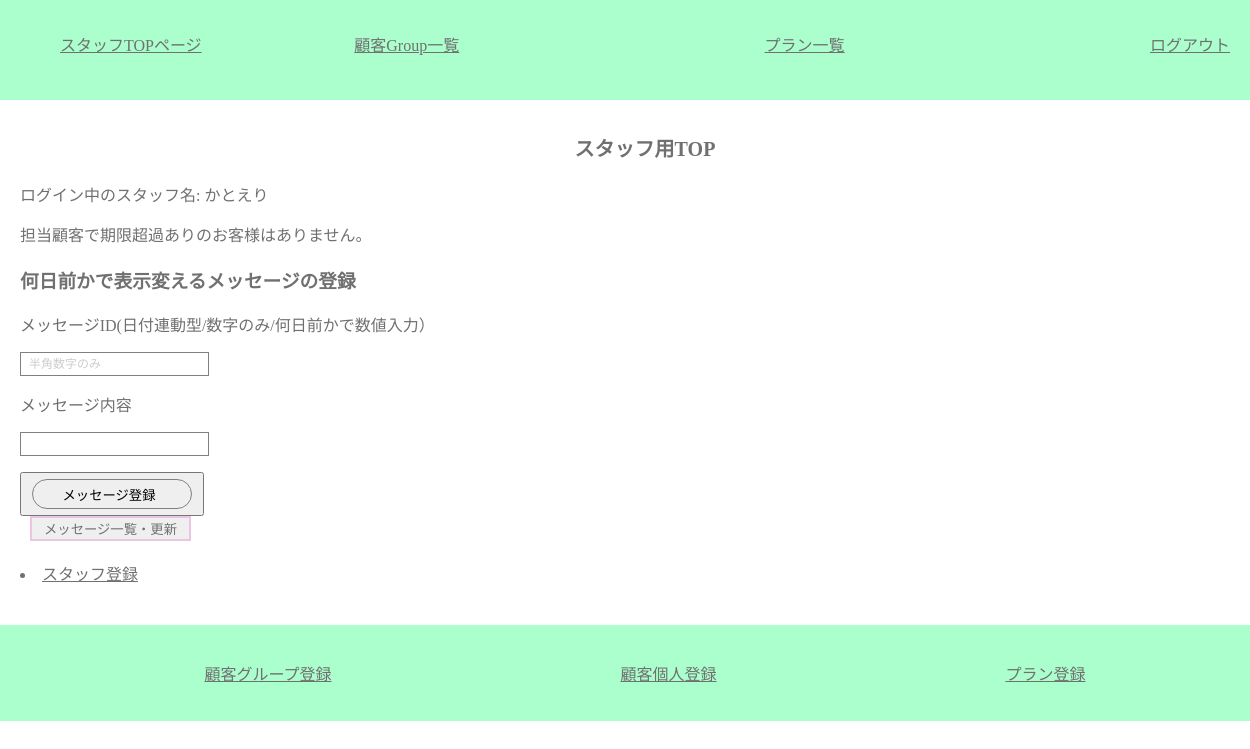
Page /staff/staff_top.php (signed in) on the earlier database version.
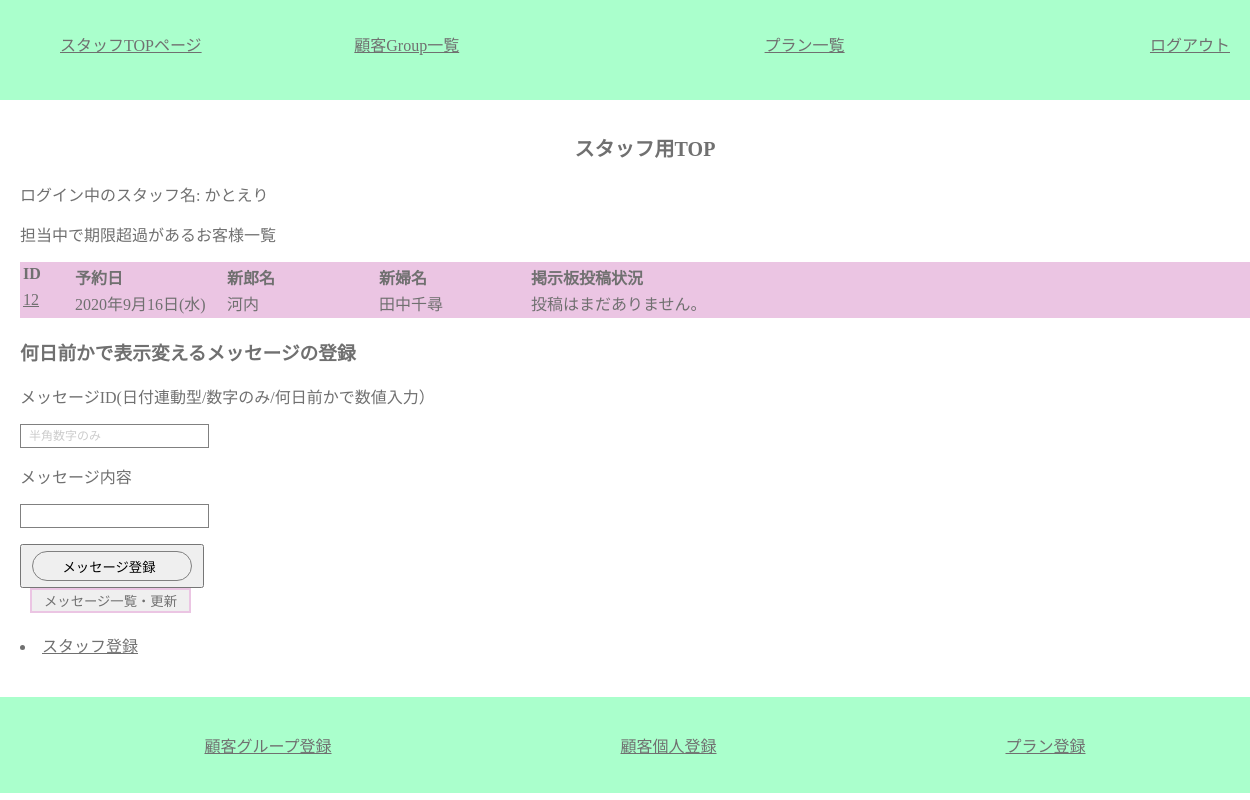
Same page on the later database version.
### tables this page shows
CREATE TABLE `customers` (
  `c_id` varchar(32) NOT NULL,
  `c_group_id` int(11) NOT NULL,
  `c_name` varchar(32) NOT NULL,
  `c_pass` varchar(64) NOT NULL,
  `c_mail` varchar(64) NOT NULL,
  `c_tell` varchar(11) NOT NULL,
  `c_zip` char(7) NOT NULL,
  `c_address` varchar(64) NOT NULL,
  `c_gender` tinyint(1) NOT NULL,
  `c_myphoto` tinyint(1) NOT NULL DEFAULT 0
);

CREATE TABLE `c_groups` (
  `c_group_id` int(11) NOT NULL,
  `p_id` int(11) NOT NULL,
  `reserve_day` date NOT NULL,
  `reserve_time` time NOT NULL,
  `estimate` tinyint(1) NOT NULL,
  `invoce` tinyint(1) NOT NULL,
  `payment` tinyint(1) NOT NULL,
  `d_product` tinyint(1) NOT NULL,
  `new_zip` char(7) NOT NULL,
  `new_address` varchar(64) NOT NULL,
  `before2days` tinyint(1) NOT NULL DEFAULT 0,
  `make_reh` tinyint(1) NOT NULL DEFAULT 0,
  `cos_fixed` tinyint(1) NOT NULL DEFAULT 0,
  `cos_fitting` tinyint(1) NOT NULL DEFAULT 0,
  `place_fixed` tinyint(1) NOT NULL DEFAULT 0,
  `s_id` varchar(32) NOT NULL,
  `limit_over` tinyint(1) NOT NULL
);

### class/meeting.class.php (called while the page is built, shortened)
<?php
class Meeting{
	public $pdo;
	public function __construct(){
		$host  = "localhost";
		$dbname= "meeting_app";
		$dbuser= "root";
		$dbpass= "";
		$dsn = "mysql:host={$host};dbname={$dbname};charset=utf8";
		$this->pdo = new PDO($dsn,$dbuser,$dbpass);
	}
	public function getStaffById($s_id){
		$sql = "SELECT * FROM staff WHERE s_id=:s_id";
		$stmt = $this->pdo->prepare($sql);
		$stmt->bindValue(":s_id",$s_id,PDO::PARAM_STR);
		$stmt->execute();
		$row = $stmt->fetch(PDO::FETCH_ASSOC);
		return $row;
	}
	public function getGroomBrideGrouopAllDate() {
		$sql  ="SELECT groom.c_name AS g_name,bride.c_name AS b_name, ";
		$sql .="reserve_day,p_name,c_groups.c_group_id AS group_id,d_product,payment,limit_over ";
		$sql .="FROM customers AS groom,customers AS bride,c_groups,plans ";
		$sql .="WHERE c_groups.c_group_id=groom.c_group_id ";
		$sql .="AND c_groups.c_group_id=bride.c_group_id ";
		$sql .="AND c_groups.p_id=plans.p_id ";
		$sql .="AND groom.c_gender=0 AND bride.c_gender=1 ";
		$sql .="ORDER BY reserve_day";
		$row = $this->pdo->query($sql);
		return $row;
	}
	public function getLimitOverBySId($s_id){
	 $sql  ="SELECT c_group_id FROM c_groups WHERE s_id=:s_id AND limit_over=1";
	 $stmt = $this->pdo->prepare($sql);
	 $stmt ->bindValue(":s_id",$s_id,PDO::PARAM_STR);
	 $stmt ->execute();
	 $rows =  $stmt->fetch(PDO::FETCH_ASSOC);
	 return $rows;
	}
}
?>

### staff/staff_top.php (the view, shortened to what this page needs)
<?php
function h($str) {
	return htmlspecialchars($str,ENT_QUOTES);
}
require_once("../class/meeting.class.php");
$obj =new Meeting();
$groups=$obj->getLimitOverBySId($_SESSION["s_id"]);
$rows =$obj->getGroomBrideGrouopAllDate();
$staff=$obj->getStaffById($_SESSION["s_id"]);
?>
<?php require_once("header_for_staff.php"); ?>
		<main>
			<h1>スタッフ用TOP</h1>
			<section>
			<p>ログイン中のスタッフ名: <?php echo h($_SESSION["s_name"]);?></p>
			<?php if(empty($groups)) echo "担当顧客で期限超過ありのお客様はありません。";?>
			<?php if(!empty($groups)): ?>
			<p>担当中で期限超過があるお客様一覧</p>
			<div id="mainView">
				<table class="list_noborder">
					<tr>
						<th class="list_id_num">ID</th>
						<th class="list_r_day">予約日</th><th class="list_c_name">新郎名</th><th class="list_c_name">新婦名</th><th>掲示板投稿状況</th>
					</tr>
					<?php while($row=$rows->fetch(PDO::FETCH_ASSOC)): ?>
					<?php if(!empty($groups) && $row["limit_over"]==1 && $row["group_id"]==$groups["c_group_id"]): ?>
					<tr>
						<td class="list_id_num"><a href="c_group_each.php?group_id=<?php echo $row["group_id"];?>" ><?php echo $row["group_id"];?></a></td>
						<td class="list_r_day"><?php
							$reserve_day = $row["reserve_day"];
							$week = ["日","月","火","水","木","金","土"];
							$hi = date('w', strtotime($reserve_day));
							$youbi = $week[$hi];
							$rd =  date('Y年n月j日', strtotime($reserve_day))."(".$youbi.")";
							echo h($rd);
						?></td>
						<td class="list_c_name"><?php echo h($row["g_name"]); ?></td>
						<td class="list_c_name"><?php echo h($row["b_name"]); ?></td>
						<td>
							<?php $b_data = $obj->getBoardNewCreatedDate($row["group_id"]); ?>
							<?php if(!empty($b_data)): ?>
							<a href="../customer/c_board.php?group_id=<?php echo $row["group_id"];?>">date:
							<?php echo date("Y/m/d H:i",strtotime($b_data["created"]))."&nbsp&nbsp"; ?>
							name:<?php
							$c_data = $obj->getGroomBrideGrouopByGId($row["group_id"]);
							if($b_data["submit_member_id"]== $c_data["g_id"]){
								echo h($c_data["g_name"]);
							}else if($b_data["submit_member_id"]== $c_data["b_id"]){
								echo h($c_data["b_name"]);
							}else{
								$s_id=$b_data["submit_member_id"];
								$staff_data=$obj->getStaffById($s_id);
								echo "スタッフ：".h($staff_data["s_name"]);
							}
							;?></a>
							<?php elseif(empty($b_data)): ?>
							投稿はまだありません。
							<?php endif; ?>
						</td>
					</tr>
					<?php endif; ?>
					<?php endwhile; ?>
				</table>
			</div>
			<?php endif; ?>
			</section>
			<?php if($staff["role"]==1): ?>
			<section>
				<h3>何日前かで表示変えるメッセージの登録</h3>
				<form action="exec_msg_add.php" method="post">
				<p>メッセージID(日付連動型/数字のみ/何日前かで数値入力）</p>
				<p><input type="number" name="m_id" placeholder="半角数字のみ"></p>
				<p>メッセージ内容</p>
				<p><input type="text" name="m_body"></p>
				<button><input type="submit" value="メッセージ登録" name="add"></button>
				</form>
				<button class="update_btn"><a href="message_list.php">メッセージ一覧・更新</a></button>
			</section>
			<section>
				<li><a href="staff_add.php">スタッフ登録<a></li>
			</section>
			<?php endif; ?>
		</main>
<?php include("footer_for_staffpage.php"); ?>

Differences in the rows shown:
now on this page (row edited): customers: c_group.c_group_id "12", c_group.reserve_day "2020年9月16日(水)", c_name "河内", customers.c_name "田中千尋"
Other differences:
text no longer shown: "担当顧客で期限超過ありのお客様はありません。"
text now shown: "担当中で期限超過があるお客様一覧 ID 予約日 新郎名 新婦名 掲示板投稿状況"
